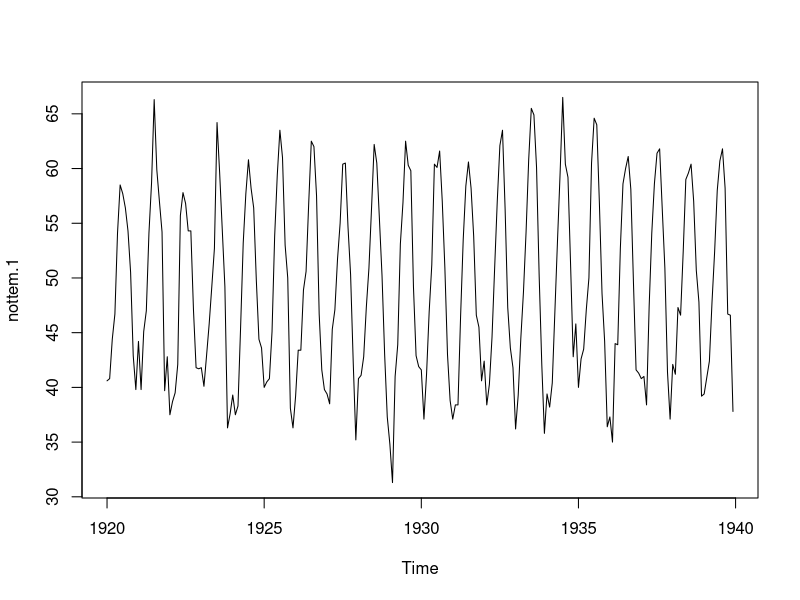
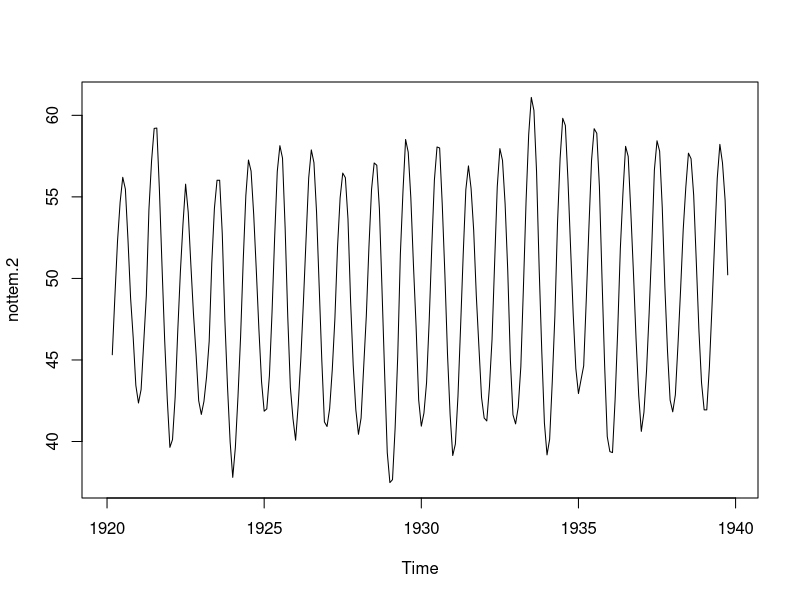
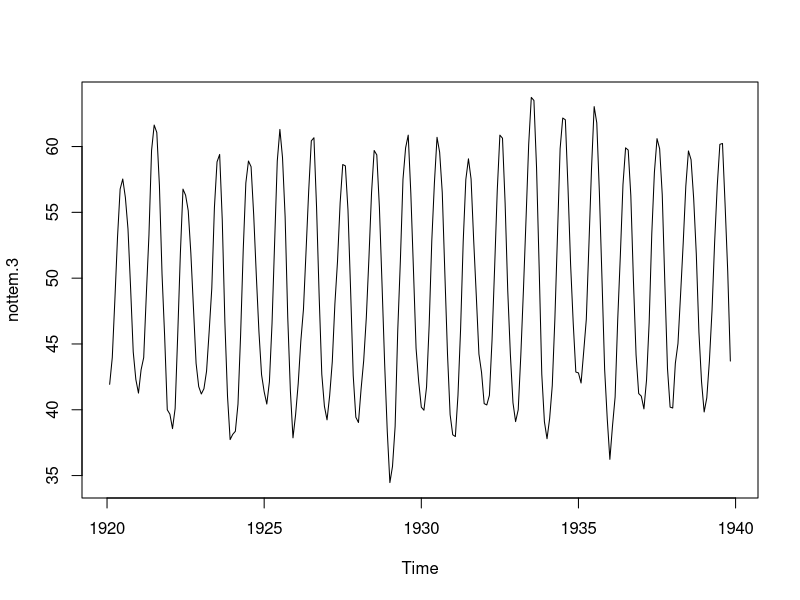

These figures' R source, in order:
nottem

nottem.1 <- filter(nottem, filter=rep(1/1, 1))
nottem.2 <- filter(nottem, filter=rep(1/5, 5))
nottem.3 <- filter(nottem, filter=rep(1/3, 3))

plot(nottem.1)
plot(nottem.2)
plot(nottem.3)

